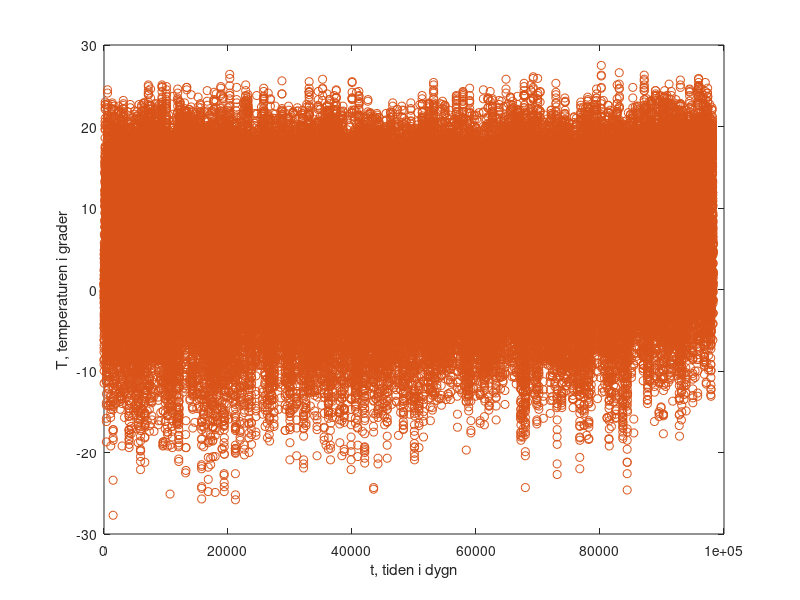
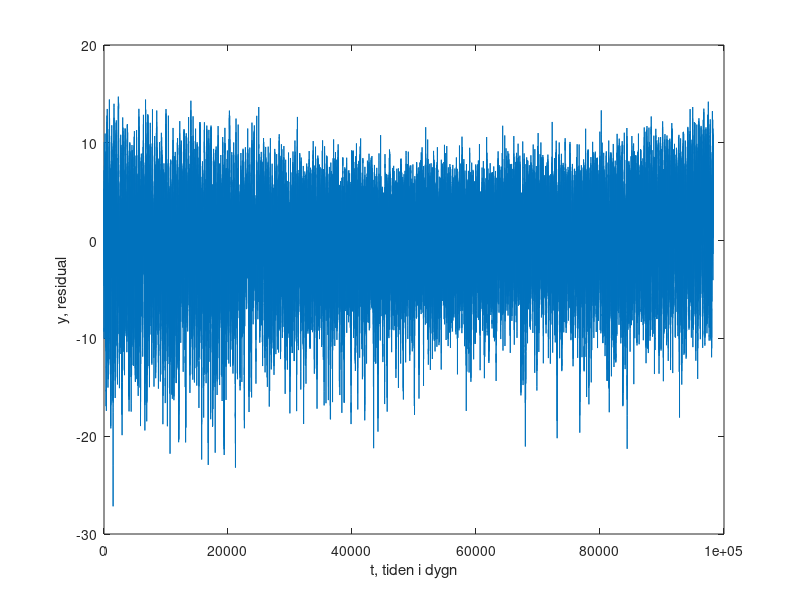
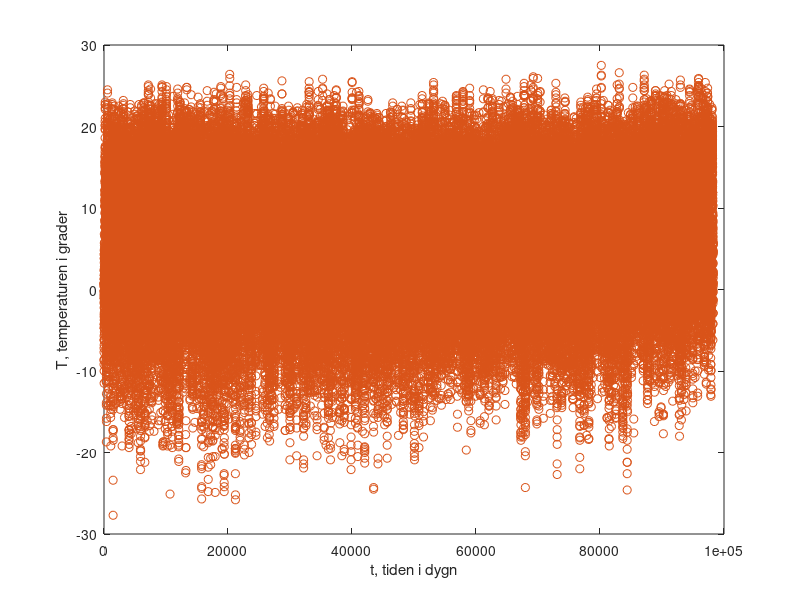
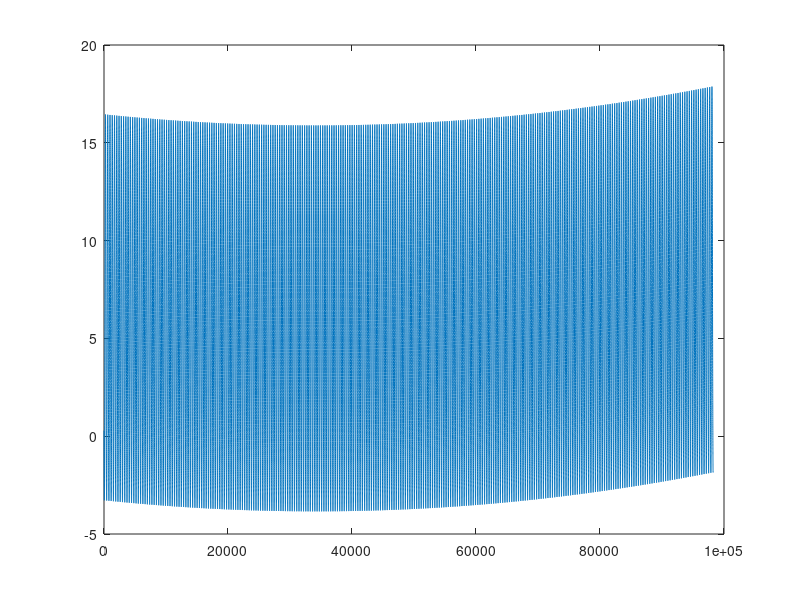

Reproduce these figures in MATLAB, in order.
load STHLMTEMP.mat

% UPPGIFT 1a
% värde av k
k = 2*pi/365;

% anonym funktion T(t)
T = @(c, t) c(1) + c(2)*sin(k*t) + c(3)*cos(k*t) + c(4)*sin(2*k*t) + c(5)*cos(2*k*t);

% t = tiden från dag 1 till dag 98251
% Tdm = b -> temp i grader
t = (1:98251)';
A = [ones(size(t)) sin(k*t) cos(k*t) sin(2*k*t) cos(2*k*t)];

% \ löser med A' automatiskt
c = A\Tdm;

% printa ut resultat
disp("Koefficientvärden c: ")
fprintf("c0: %d\n", c(1));
fprintf("c1: %d\n", c(2));
fprintf("c2: %d\n", c(3));
fprintf("c3: %d\n", c(4));
fprintf("c4: %d\n", c(5));

% plotta datan i figur 1
figure(1);
x = linspace(1, 98251, 98251);
p = T(c, x);
plot(x, p), hold on
plot(x, Tdm, 'o')
xlabel('t, tiden i dygn')
ylabel('T, temperaturen i grader')

% UPPGIFT 1b
% residualvektor
r = Tdm - (p)';

% plotta residual mot tid i figur 2
figure(2);
plot(x, r)
xlabel('t, tiden i dygn')
ylabel('y, residual')

% minstakvadratsumma
s = sum(r.^2);
fprintf("\nMinstakvadratsumman: %d\n\n", s);

% UPPGIFT 1c
new_T = @(a, t) a(1) + a(2)*t + a(3)*t.^2 + a(4)*sin(k*t) + a(5)*cos(k*t) + a(6)*sin(2*k*t) + a(7)*cos(2*k*t);
new_A = [ones(size(t)) t t.^2 sin(k*t) cos(k*t) sin(2*k*t) cos(2*k*t)];

a = new_A\Tdm;

disp("Koefficientvärden a: ")
fprintf("a0: %d\n", a(1));
fprintf("a1: %d\n", a(2));
fprintf("a2: %d\n", a(3));
fprintf("a3: %d\n", a(4));
fprintf("a4: %d\n", a(5));
fprintf("a5: %d\n", a(6));
fprintf("a6: %d\n", a(7));

% plotta datan i figur 3
figure(3);
new_p = new_T(a, x);
plot(x, new_p), hold on
plot(x, Tdm, 'o')
xlabel('t, tiden i dygn')
ylabel('T, temperaturen i grader')

% UPPGIFT 1d
new_r = Tdm - (new_p)';
new_s = sum(new_r.^2);
fprintf("\nMinstakvadratsumman: %d\n", new_s);

% UPPGIFT 1e
figure(4);
plot(x, new_p)
